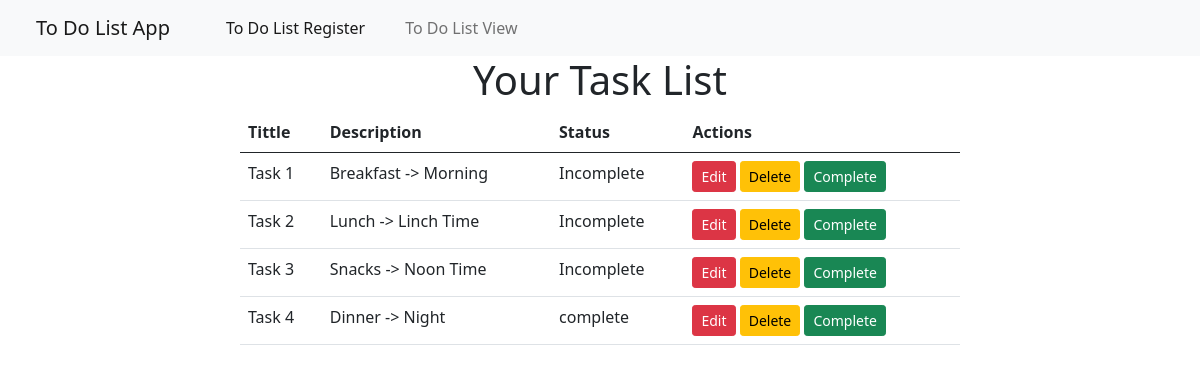
/show_tasks/, run on an earlier commit of the app's database.
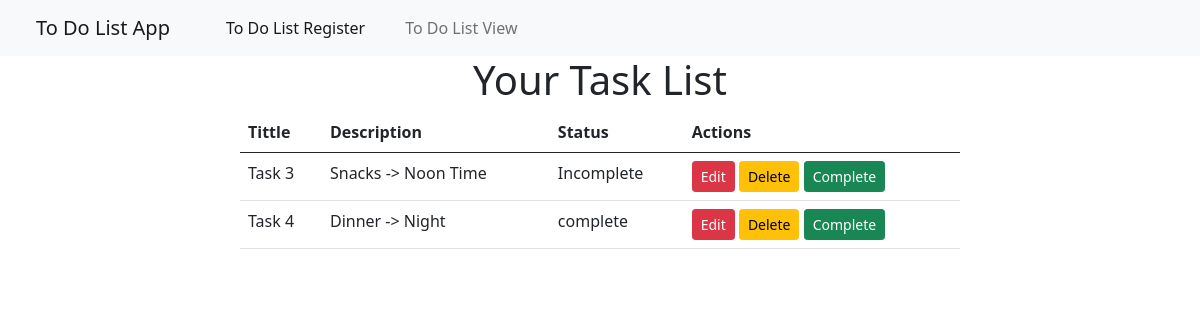
And on a later commit of the database.
### to_do_app/models.py (models this page shows)
class ToDoListModel(models.Model):
    taskTitle=models.CharField(max_length=100)
    taskDescription =models.TextField()
    is_completed=models.BooleanField(default=False)

### to_do_app/views.py (the view)
# urls.py: path('show_tasks/',views.ShowTasksView.as_view(),name="show_tasks"),
class ShowTasksView(ListView):
    template_name='show_tasks.html'
    model=ToDoListModel
    context_object_name = 'tasks'

### to_do_app/templates/show_tasks.html
{% extends 'base.html' %}
{% block content %}
<div style="width: 60%; height: 500px; margin: auto;">
    <h1 style="text-align: center">Your Task List </h1>
    {% if tasks %}
    <table class="table">
        <thead class="thead-dark">
          <tr>
            <th scope="col">Tittle</th>
            <th scope="col">Description</th>
            <th scope="col">Status </th>
            <th scope="col">Actions</th>
          </tr>
        </thead>
        <tbody>
            {% for item in tasks %}
          <tr>
            <td>{{item.taskTitle}}</td>
            <td>{{item.taskDescription}}</td>
            <td>{% if item.is_completed == False %} Incomplete {% else %} complete {% endif %}</td>
            <td><a href="{% url 'edit' pk=item.id %}" type="button" class="btn btn-danger btn-sm">Edit</a> <a href="{% url 'delete' pk=item.id %}" type="button" class="btn btn-warning btn-sm">Delete</a> <a href="{% url 'complete' pk=item.id %}" type="button" class="btn btn-success btn-sm">Complete</a></td>
          </tr>
          {% endfor %}
        </tbody>
      </table>
      {% else %}
      <h1 style="text-align: center">Your Task List Empty</h1>
      {% endif %}
</div>
{% endblock %}

### to_do_app/templates/base.html (shortened to what this page needs)
<!doctype html>
<html lang="en">
  <head>
    <link href="https://cdn.jsdelivr.net/npm/bootstrap@5.0.2/dist/css/bootstrap.min.css" rel="stylesheet">
  </head>
  <body>
    <nav class="navbar navbar-expand-lg navbar-light bg-light">
        <div class="container-fluid">
          <a class="navbar-brand mx-4" href="{% url 'homepage' %}">To Do List App</a>
          <div class="collapse navbar-collapse" id="navbarText">
            <ul class="navbar-nav me-auto mb-2 mb-lg-0">
              <li class="nav-item">
                <a class="nav-link active mx-4" aria-current="page" href="{% url 'register' %}">To Do List Register</a>
              </li>
              <li class="nav-item">
                <a class="nav-link " href="{% url 'show_tasks' %}">To Do List View</a>
              </li>
            </ul>
          </div>
        </div>
      </nav>
    {% block content %} {% endblock %}
  </body>
</html>

What changed in the data, as far as the page shows it:
removed ToDoListModel: taskTitle "Task 1", taskDescription "Breakfast -> Morning", is_completed "Incomplete"
removed ToDoListModel: taskTitle "Task 2", taskDescription "Lunch -> Linch Time", is_completed "Incomplete"
